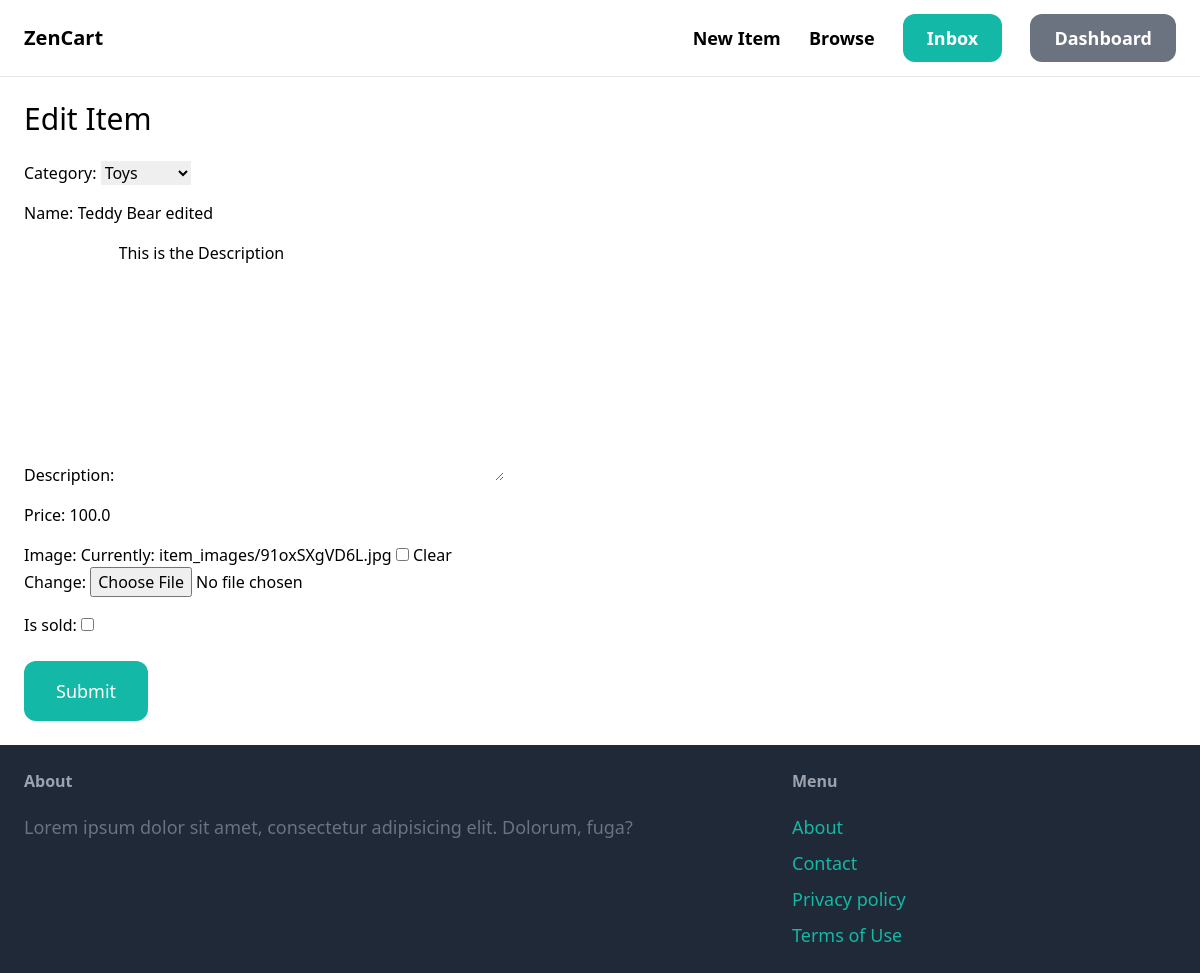
/items/1/edit/ (signed in), run on the app's committed database.
### item/models.py (models this page shows)
class Item(models.Model):
    category = models.ForeignKey(Category, related_name='items', on_delete=models.CASCADE)
    name = models.CharField(max_length=255)
    description = models.TextField(blank=True, null=True)
    price = models.FloatField()
    image = models.ImageField(upload_to='item_images', blank=True, null=True)
    is_sold = models.BooleanField(default=False)
    created_by = models.ForeignKey(User, related_name='items', on_delete=models.CASCADE)
    created = models.DateTimeField(auto_now_add=True)

class Category(models.Model):
    name = models.CharField(max_length=255)
    class Meta:
        ordering = ('name',)
        verbose_name_plural = 'Categories'
    def __str__(self):
        return self.name

### item/views.py (the view)
# urls.py: path('<int:pk>/edit/', views.edit, name='edit'),
@login_required
def edit(request, pk):
    item = get_object_or_404(Item, pk=pk, created_by=request.user)
    if request.method == 'POST':
        form = EditItemForm(request.POST, request.FILES, instance=item)
        if form.is_valid():
            form.save()
            return redirect('item:detail', pk=item.id)
    else:
        form = EditItemForm(instance=item)
    return render(request, 'form.html', {
        'form': form,
        'title': 'Edit Item',
    })

### item/forms.py
class EditItemForm(forms.ModelForm):
    class Meta:
        model = Item
        fields = ('category', 'name', 'description', 'price', 'image', 'is_sold')
        widget = {
            'name': forms.TextInput(attrs={
                'class': INPUT_CLASSES
            }),
            'description': forms.Textarea(attrs={
                'class': INPUT_CLASSES
            }),
            'price': forms.TextInput(attrs={
                'class': INPUT_CLASSES
            }),
            'image': forms.FileInput(attrs={
                'class': INPUT_CLASSES
            }),
        }

### templates/form.html (shortened to what this page needs)
{% extends 'base.html' %}
{% block content %}
    <h1 class="mb-6 text-3xl">{{ title }}</h1>
    <form action="." method="post" enctype="multipart/form-data">
        <div class="space-y-4">
            {{ form.as_p }}
        </div>
        <button class="mt-6 py-4 px-8 text-lg bg-teal-500 hover:bg-teal-700 rounded-xl text-white">Submit</button>
    </form>
{% endblock %}

### data on the page
Item: category "Toys", description "This is the Description", price "100.0"
Category: name "Teddy Bear edited"

### other printed values
{{ title }} "Edit Item"
